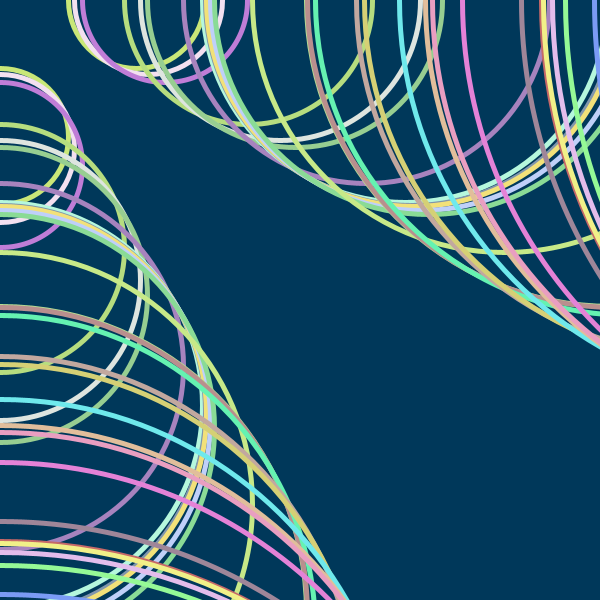
Frame 1 (no input)
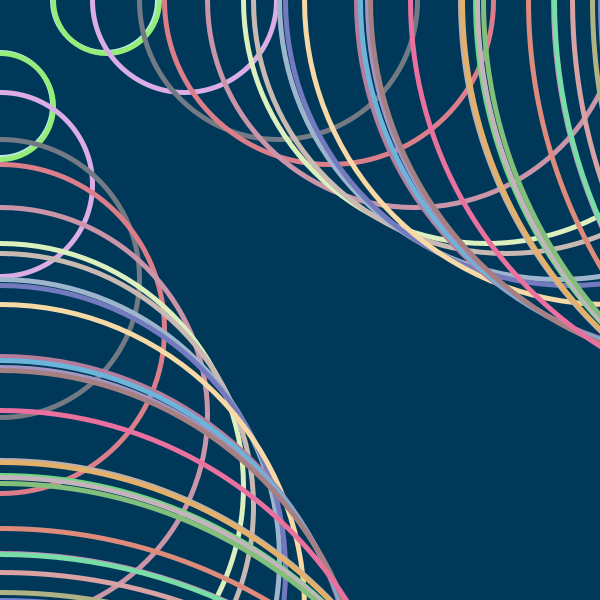
Frame 60 (the mouse pressed at the canvas centre just before this capture)
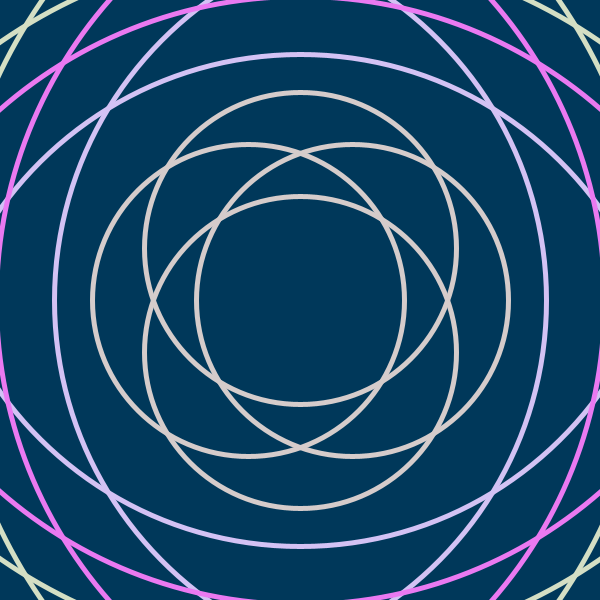
Frame 120 (the mouse held since frame 60 and released just before this capture)

The Processing sketch that drew these frames (run headless with seeded random() and noise(); from frame 60 on, the mouse is pressed at the canvas centre):

// Processing sketch: circles_recursion
// ── circles_recursion.pde
int speed = 1; 
void setup() {
  size (600, 600); 
  ellip(0); 
}
void draw() {
  clear(); 
  background(#00385A); 
  //background ((int) (Math.random()*255));
  ellip(0); 
}

void ellip(int d) {
  int shape = mouseX/60 + 1; //(int) (Math.random()*10) mouseX/60 + 1
  //println(speed); 
  //stroke(255); 
  strokeWeight(5);
  stroke ((int) (Math.random()*150+100), (int) (Math.random()*150+100), (int) (Math.random()*150+100)); 
  d ++; 
  noFill();
  if (d < width*3) {
    if (d% (int)(Math.random()*250+ 1) == 0) //the frequency at which the patterns appear
    {
          delay(speed); 
          ellipse(mouseX + d, mouseY, d * shape, d  * shape);
          ellipse(mouseX - d, mouseY, d * shape, d  * shape);
          ellipse(mouseX, mouseY + d, d * shape, d  * shape);
          ellipse(mouseX, mouseY - d, d * shape, d  * shape);
    }
    ellip(d);
  }
}

void mouseMoved(){
   //fill(0, 0, 0, 63); 
   //rect(0, 0, width, height); 

}
